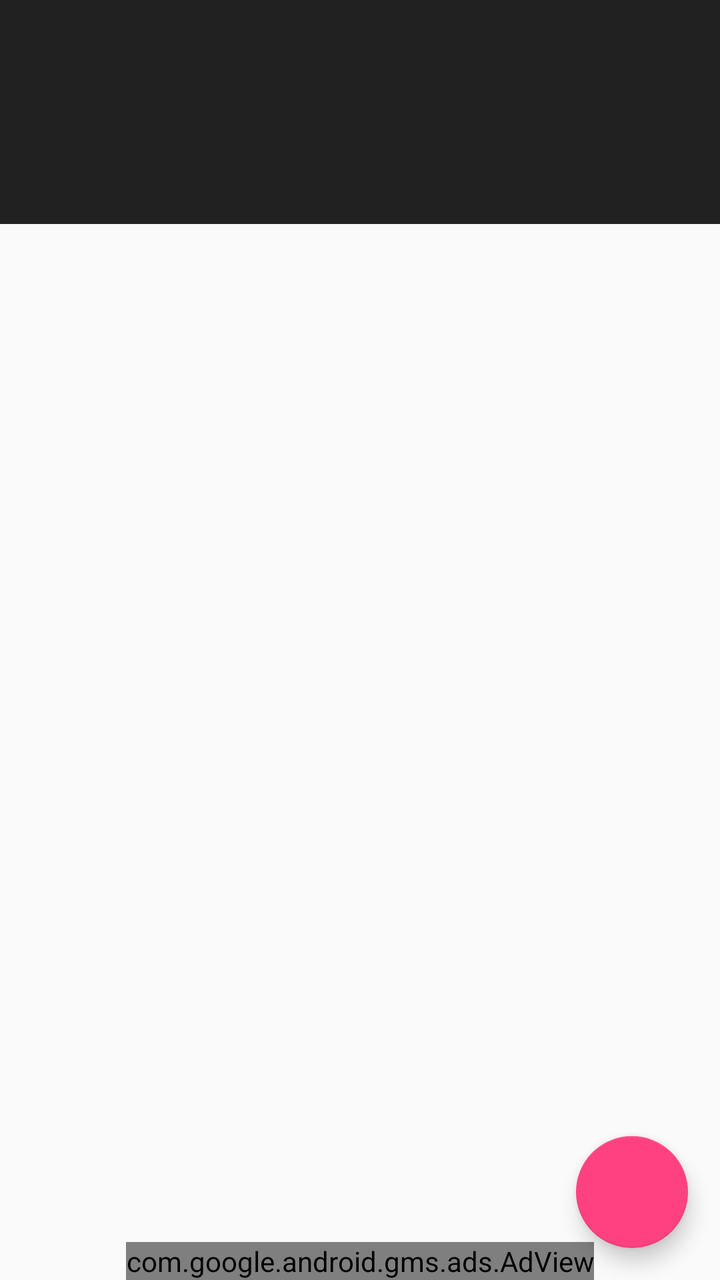
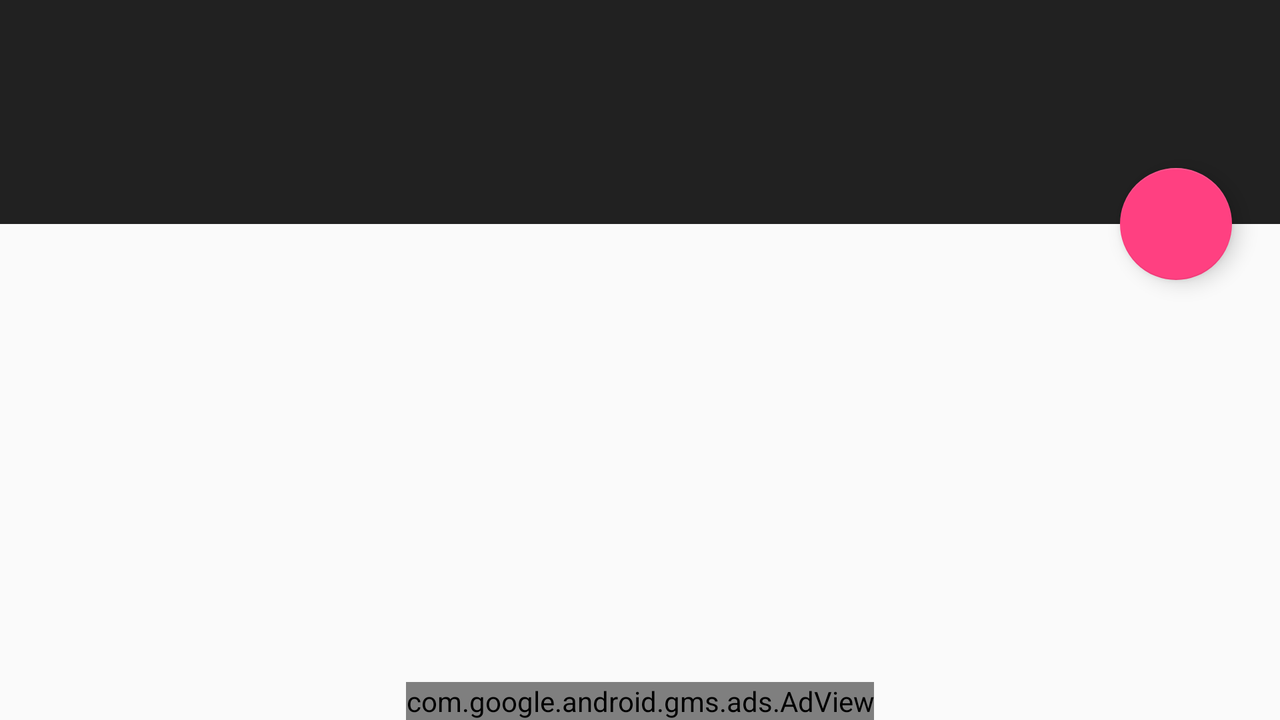

An Android layout and its configuration variant, each rendered on a device that would load it. The default file and the variant file are quoted in full after the pictures.
<!-- AndroidManifest.xml: application theme AppTheme -->
<!-- res/layout/activity_main.xml -->
<?xml version="1.0" encoding="utf-8"?>
<android.support.design.widget.CoordinatorLayout xmlns:android="http://schemas.android.com/apk/res/android"
    xmlns:app="http://schemas.android.com/apk/res-auto"
    xmlns:tools="http://schemas.android.com/tools"
    android:layout_width="match_parent"
    android:layout_height="match_parent">

    <android.support.v4.view.ViewPager
        android:id="@+id/viewPager"
        android:layout_width="match_parent"
        android:layout_height="wrap_content"
        app:layout_behavior="@string/appbar_scrolling_view_behavior" />

    <android.support.design.widget.AppBarLayout
        android:id="@+id/appbar_layout"
        android:layout_width="match_parent"
        android:layout_height="wrap_content">

        <android.support.design.widget.CollapsingToolbarLayout
            android:id="@+id/collapsing_toolbar_layout"
            style="@style/CollapsingToolbarLayout">

            <android.support.v7.widget.Toolbar
                android:id="@+id/toolbar"
                style="@style/Toolbar" />

            
            <android.support.design.widget.TabLayout
                android:id="@+id/tabLayout"
                style="@style/TabLayout" />

        </android.support.design.widget.CollapsingToolbarLayout>

    </android.support.design.widget.AppBarLayout>

    <com.google.android.gms.ads.AdView xmlns:ads="http://schemas.android.com/apk/res-auto"
        android:id="@+id/adview"
        android:layout_width="wrap_content"
        android:layout_height="wrap_content"
        android:layout_gravity="center_horizontal|bottom"
        ads:adSize="BANNER"
        ads:adUnitId="ca-app-pub-3940256099942544/6300978111" />

    <android.support.design.widget.FloatingActionButton
        android:id="@+id/fab_create_podcast"
        style="@style/FAB"
        android:layout_gravity="bottom|end"
        android:src="@drawable/ic_add_white_24dp" />
</android.support.design.widget.CoordinatorLayout>
<!-- resources referenced by this layout -->
<resources>
  <style name="CollapsingToolbarLayout">
          <item name="android:layout_height">@dimen/main_app_bar_default_height</item>
          <item name="android:layout_width">match_parent</item>
          <item name="android:theme">@style/AppTheme.ActionBar</item>
          <item name="contentScrim">?attr/colorPrimary</item>
          <item name="layout_scrollFlags">scroll|exitUntilCollapsed</item>
      </style>
  <style name="FAB" parent="Widget.Design.FloatingActionButton">
          <item name="android:layout_width">wrap_content</item>
          <item name="android:layout_height">wrap_content</item>
          <item name="android:layout_margin">@dimen/fab_margin</item>
      </style>
  <style name="TabLayout">
          <item name="android:layout_height">wrap_content</item>
          <item name="android:layout_width">match_parent</item>
          <item name="android:layout_gravity">bottom</item>
      </style>
  <style name="Toolbar">
          <item name="android:layout_width">match_parent</item>
          <item name="android:layout_height">?actionBarSize</item>
          <item name="android:layout_gravity">top</item>
          <item name="layout_collapseMode">pin</item>
      </style>
  <style name="AppTheme" parent="Theme.AppCompat.Light.NoActionBar">
          
          <item name="colorPrimary">@color/primaryColor</item>
          <item name="colorPrimaryDark">@color/primaryDarkColor</item>
          <item name="colorAccent">@color/secondaryColor</item>
          <item name="android:textColor">@color/primaryTextColor</item>
          <item name="colorControlNormal">@color/primaryTextColor</item>
      </style>
  <dimen name="main_app_bar_default_height">112dp</dimen>
  <style name="AppTheme.ActionBar" parent="@style/ThemeOverlay.AppCompat.Dark.ActionBar">
          <item name="titleTextColor">@color/primaryTextColor</item>
      </style>
  <dimen name="fab_margin">16dp</dimen>
  <color name="primaryColor">#212121</color>
  <color name="primaryDarkColor">#000000</color>
  <color name="secondaryColor">#ff4081</color>
  <color name="primaryTextColor">#ffffff</color>
</resources>
<!-- res/layout-land/activity_main.xml (the repository's variant of the layout above) -->
<!-- drawn on the phone turned sideways -->
<?xml version="1.0" encoding="utf-8"?>
<android.support.design.widget.CoordinatorLayout xmlns:android="http://schemas.android.com/apk/res/android"
    xmlns:app="http://schemas.android.com/apk/res-auto"
    xmlns:tools="http://schemas.android.com/tools"
    android:layout_width="match_parent"
    android:layout_height="match_parent">

    <android.support.v4.view.ViewPager
        android:id="@+id/viewPager"
        android:layout_width="match_parent"
        android:layout_height="wrap_content"
        app:layout_behavior="@string/appbar_scrolling_view_behavior" />


    <android.support.design.widget.AppBarLayout
        android:id="@+id/appbar_layout"
        android:layout_width="match_parent"
        android:layout_height="wrap_content">

        <android.support.design.widget.CollapsingToolbarLayout
            android:id="@+id/collapsing_toolbar_layout"
            style="@style/CollapsingToolbarLayout">

            <android.support.v7.widget.Toolbar
                android:id="@+id/toolbar"
                style="@style/Toolbar">

                <ImageView
                    android:id="@+id/toolbar_icon"
                    android:layout_width="wrap_content"
                    android:layout_height="wrap_content"
                    android:src="@drawable/ic_headset_mic_white_32dp"
                    android:visibility="invisible"
                    tools:ignore="ContentDescription" />

            </android.support.v7.widget.Toolbar>

            <android.support.design.widget.TabLayout
                android:id="@+id/tabLayout"
                style="@style/TabLayout" />

        </android.support.design.widget.CollapsingToolbarLayout>

    </android.support.design.widget.AppBarLayout>

    <com.google.android.gms.ads.AdView xmlns:ads="http://schemas.android.com/apk/res-auto"
        android:id="@+id/adview"
        android:layout_width="wrap_content"
        android:layout_height="wrap_content"
        android:layout_gravity="center_horizontal|bottom"
        ads:adSize="BANNER"
        ads:adUnitId="ca-app-pub-3940256099942544/6300978111" />

    <android.support.design.widget.FloatingActionButton
        android:id="@+id/fab_create_podcast"
        style="@style/FAB"
        android:src="@drawable/ic_add_white_24dp"
        app:layout_anchor="@id/appbar_layout"
        app:layout_anchorGravity="bottom|end" />
</android.support.design.widget.CoordinatorLayout>
<!-- resources referenced by the variant -->
<!-- as the phone turned sideways resolves them -->
<resources>
  <!-- drawable ic_headset_mic_white_32dp (drawable) -->
  <vector android:height="32dp" android:tint="#FFFFFF"
      android:viewportHeight="24.0" android:viewportWidth="24.0"
      android:width="32dp" xmlns:android="http://schemas.android.com/apk/res/android">
      <path android:fillColor="#FF000000" android:pathData="M12,1c-4.97,0 -9,4.03 -9,9v7c0,1.66 1.34,3 3,3h3v-8H5v-2c0,-3.87 3.13,-7 7,-7s7,3.13 7,7v2h-4v8h4v1h-7v2h6c1.66,0 3,-1.34 3,-3V10c0,-4.97 -4.03,-9 -9,-9z"/>
  </vector>
  <!-- from res/values-land/ -->
  <style name="CollapsingToolbarLayout">
          <item name="android:layout_height">@dimen/main_app_bar_default_height</item>
          <item name="android:layout_width">match_parent</item>
          <item name="android:theme">@style/AppTheme.ActionBar</item>
          <item name="contentScrim">?attr/colorPrimary</item>
          <item name="layout_scrollFlags">scroll|exitUntilCollapsed</item>
          <item name="android:paddingLeft">@dimen/default_text_padding</item>
      </style>
  <!-- from res/values-land/ -->
  <style name="FAB" parent="Widget.Design.FloatingActionButton">
          <item name="android:layout_width">wrap_content</item>
          <item name="android:layout_height">wrap_content</item>
          <item name="android:layout_margin">@dimen/fab_margin</item>
      </style>
  <!-- from res/values-land/ -->
  <style name="TabLayout">
          <item name="android:layout_height">wrap_content</item>
          <item name="android:layout_width">match_parent</item>
          <item name="android:layout_gravity">bottom</item>
      </style>
  <!-- from res/values-land/ -->
  <style name="Toolbar">
          <item name="android:layout_width">match_parent</item>
          <item name="android:layout_height">?actionBarSize</item>
          <item name="android:layout_gravity">top</item>
          <item name="layout_collapseMode">pin</item>
      </style>
  <style name="AppTheme" parent="Theme.AppCompat.Light.NoActionBar">
          
          <item name="colorPrimary">@color/primaryColor</item>
          <item name="colorPrimaryDark">@color/primaryDarkColor</item>
          <item name="colorAccent">@color/secondaryColor</item>
          <item name="android:textColor">@color/primaryTextColor</item>
          <item name="colorControlNormal">@color/primaryTextColor</item>
      </style>
  <!-- from res/values-land/ -->
  <dimen name="main_app_bar_default_height">112dp</dimen>
  <!-- from res/values-land/ -->
  <style name="AppTheme.ActionBar" parent="@style/ThemeOverlay.AppCompat.Dark.ActionBar">
          <item name="titleTextColor">@color/primaryTextColor</item>
      </style>
  <!-- from res/values-land/ -->
  <dimen name="default_text_padding">16dp</dimen>
  <!-- from res/values-land/ -->
  <dimen name="fab_margin">24dp</dimen>
  <color name="primaryColor">#212121</color>
  <color name="primaryDarkColor">#000000</color>
  <color name="secondaryColor">#ff4081</color>
  <color name="primaryTextColor">#ffffff</color>
</resources>
